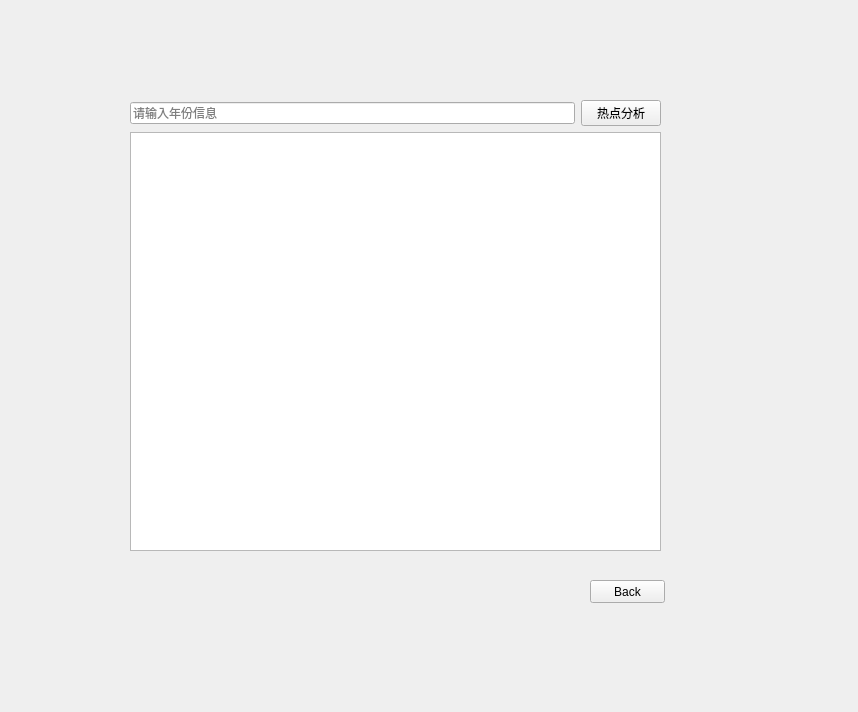
<?xml version="1.0" encoding="UTF-8"?>
<ui version="4.0">
 <class>Form</class>
 <widget class="QWidget" name="Form">
  <property name="geometry">
   <rect>
    <x>0</x>
    <y>0</y>
    <width>858</width>
    <height>712</height>
   </rect>
  </property>
  <property name="windowTitle">
   <string>Form</string>
  </property>
  <widget class="QWidget" name="layoutWidget">
   <property name="geometry">
    <rect>
     <x>130</x>
     <y>100</y>
     <width>531</width>
     <height>451</height>
    </rect>
   </property>
   <layout class="QVBoxLayout" name="verticalLayout">
    <item>
     <layout class="QHBoxLayout" name="horizontalLayout">
      <item>
       <widget class="QLineEdit" name="lineEdit">
        <property name="placeholderText">
         <string>请输入年份信息</string>
        </property>
       </widget>
      </item>
      <item>
       <widget class="QPushButton" name="pushButton">
        <property name="text">
         <string>热点分析</string>
        </property>
       </widget>
      </item>
     </layout>
    </item>
    <item>
     <widget class="QPlainTextEdit" name="plainTextEdit"/>
    </item>
   </layout>
  </widget>
  <widget class="QPushButton" name="pushButton_2">
   <property name="geometry">
    <rect>
     <x>590</x>
     <y>580</y>
     <width>75</width>
     <height>23</height>
    </rect>
   </property>
   <property name="text">
    <string>Back</string>
   </property>
  </widget>
 </widget>
 <resources/>
 <connections/>
</ui>
